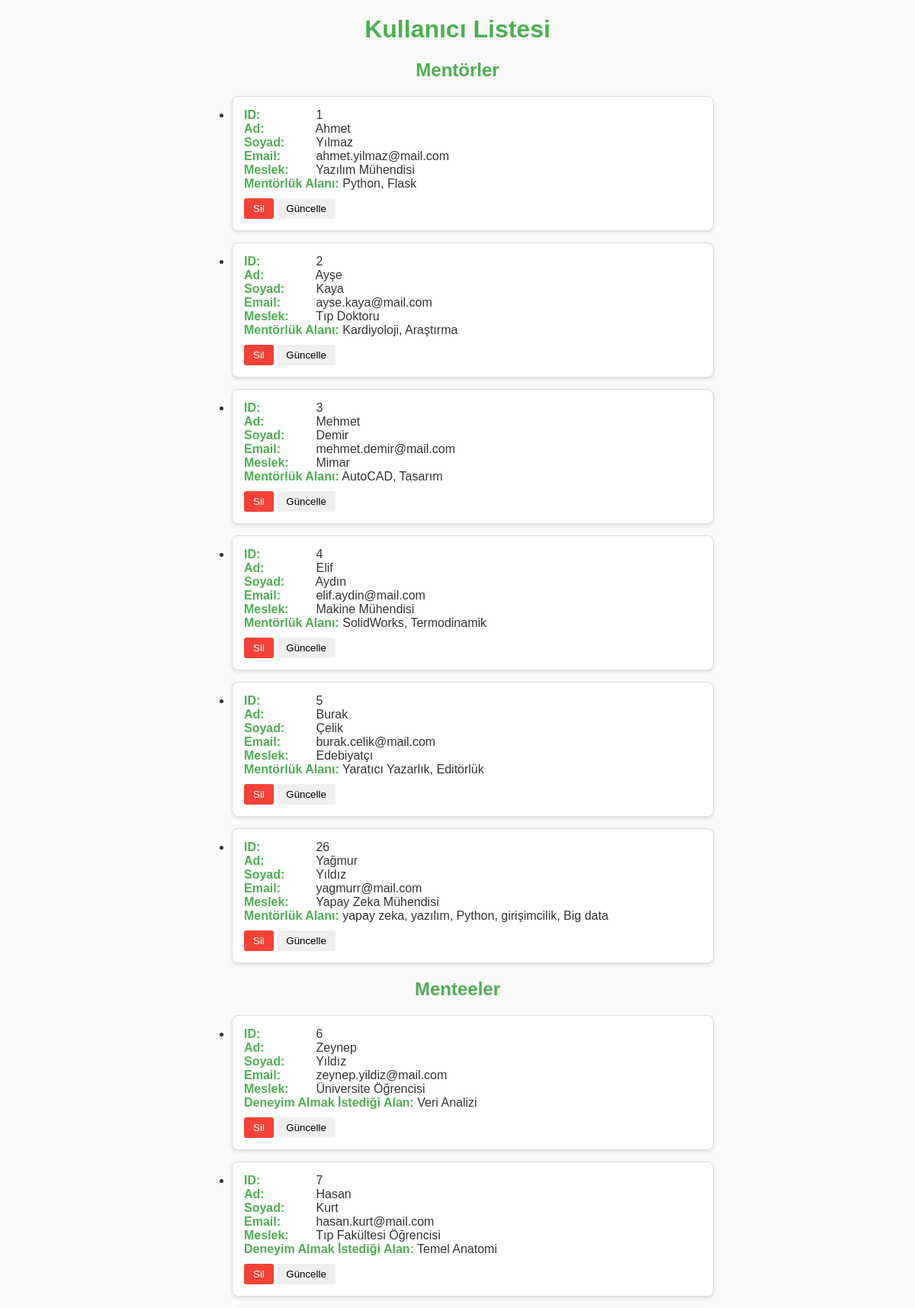
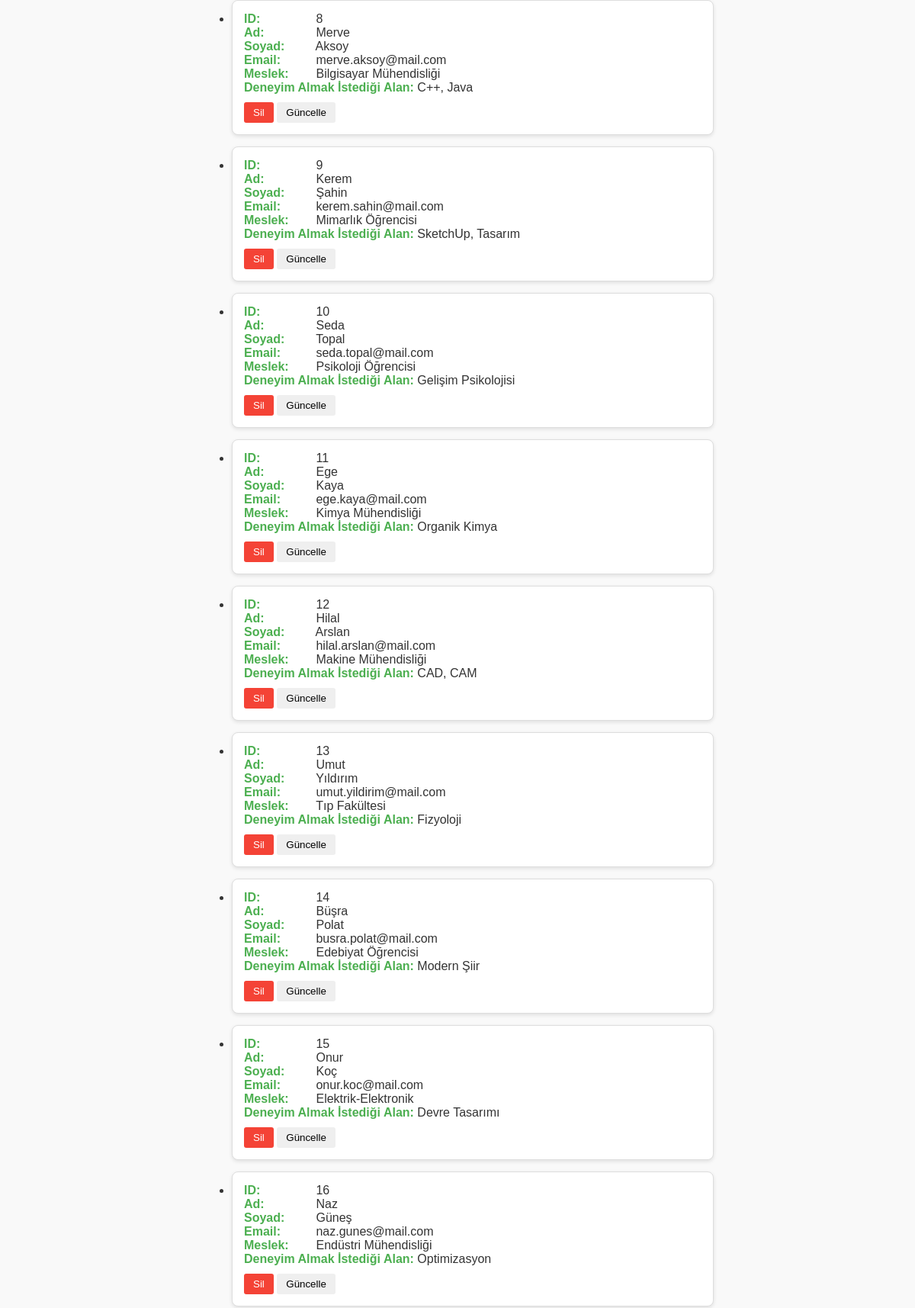
Page /list-users (upper part) on the committed database (2 pictures, top to bottom).
### tables this page shows
CREATE TABLE users (
        id INTEGER PRIMARY KEY AUTOINCREMENT,
        first_name TEXT NOT NULL,
        last_name TEXT NOT NULL,
        email TEXT UNIQUE NOT NULL,
        occupation TEXT NOT NULL,
        skills TEXT NOT NULL,
        role TEXT CHECK(role IN ('mentor', 'mentee')) NOT NULL
    );

### routes.py (the view)
@app.route("/list-users", methods=["GET"])
def list_users_html():
    conn = get_db_connection()
    cursor = conn.cursor()
    cursor.execute("SELECT * FROM users")
    rows = cursor.fetchall()
    conn.close()
    users = [
        {
            'id': row['id'],
            'first_name': row['first_name'],
            'last_name': row['last_name'],
            'email': row['email'],
            'occupation': row['occupation'],
            'skills': row['skills'],
            'role': row['role']
        } for row in rows
    ]
    return render_template("list_users.html", users=users)

### database.py (called while the page is built)
def get_db_connection():
    conn = sqlite3.connect('mentorship.db', check_same_thread=False, timeout=10)
    conn.row_factory = sqlite3.Row
    conn.execute("PRAGMA busy_timeout = 5000")
    return conn

### templates/list_users.html (shortened to what this page needs)
<!DOCTYPE html>
<html lang="tr">
<head>
    <link rel="stylesheet" href="/static/style.css">
</head>
<body>
    <h1>Kullanıcı Listesi</h1>
    <h2>Mentörler</h2>
    {% if users|selectattr('role', 'equalto', 'mentor')|list %}
    <ul>
        {% for user in users if user.role == 'mentor' %}
        <li class="user-card">
            <strong>ID:</strong> {{ user.id }}<br>
            <strong>Ad:</strong> {{ user.first_name }}<br>
            <strong>Soyad:</strong> {{ user.last_name }}<br>
            <strong>Email:</strong> {{ user.email }}<br>
            <strong>Meslek:</strong> {{ user.occupation }}<br>
            <strong>Mentörlük Alanı:</strong> {{ user.skills }}<br>
            <button onclick="deleteUser({{ user.id }})">Sil</button>
            <a href="/edit-user/{{ user.id }}"><button>Güncelle</button></a>
        </li>
        {% endfor %}
    </ul>
    {% else %}
    <p>Henüz kayıtlı mentör bulunmamaktadır.</p>
    {% endif %}
    <h2>Menteeler</h2>
    {% if users|selectattr('role', 'equalto', 'mentee')|list %}
    <ul>
        {% for user in users if user.role == 'mentee' %}
        <li class="user-card">
            <strong>ID:</strong> {{ user.id }}<br>
            <strong>Ad:</strong> {{ user.first_name }}<br>
            <strong>Soyad:</strong> {{ user.last_name }}<br>
            <strong>Email:</strong> {{ user.email }}<br>
            <strong>Meslek:</strong> {{ user.occupation }}<br>
            <strong>Deneyim Almak İstediği Alan:</strong> {{ user.skills }}<br>
            <button onclick="deleteUser({{ user.id }})">Sil</button>
            <a href="/edit-user/{{ user.id }}"><button>Güncelle</button></a>
        </li>
        {% endfor %}
    </ul>
    {% else %}
    <p>Henüz kayıtlı mentee bulunmamaktadır.</p>
    {% endif %}
</body>
</html>

### static/style.css (style rules this page uses)
body { font-family: Arial, sans-serif; margin: 0; padding: 0; background-color: #f9f9f9; color: #333; }
h1, h2 { color: #4CAF50; text-align: center; margin-top: 20px; }
a { color: #4CAF50; text-decoration: none; }
.user-card { border: 1px solid #ddd; border-radius: 8px; margin: 15px auto; padding: 15px; background-color: #fff; box-shadow: 0 2px 5px rgba(0,0,0,0.1); max-width: 600px; }
.user-card strong { display: inline-block; min-width: 90px; color: #4CAF50; }
.user-card button { margin-top: 10px; padding: 6px 12px; border: none; border-radius: 3px; cursor: pointer; }
button[onclick^="deleteUser"] { background-color: #f44336; color: white; }

### rows in the picture
users: id "1", first_name "Ahmet", last_name "Yılmaz", email "ahmet.yilmaz@mail.com", occupation "Yazılım Mühendisi", skills "Python, Flask"
users: id "2", first_name "Ayşe", last_name "Kaya", email "ayse.kaya@mail.com", occupation "Tıp Doktoru", skills "Kardiyoloji, Araştırma"
users: id "3", first_name "Mehmet", last_name "Demir", email "mehmet.demir@mail.com", occupation "Mimar", skills "AutoCAD, Tasarım"
users: id "4", first_name "Elif", last_name "Aydın", email "elif.aydin@mail.com", occupation "Makine Mühendisi", skills "SolidWorks, Termodinamik"
users: id "5", first_name "Burak", last_name "Çelik", email "burak.celik@mail.com", occupation "Edebiyatçı", skills "Yaratıcı Yazarlık, Editörlük"
users: id "26", first_name "Yağmur", last_name "Yıldız", email "yagmurr@mail.com", occupation "Yapay Zeka Mühendisi", skills "yapay zeka, yazılım, Python, girişimcilik, Big data"
users: id "6", first_name "Zeynep", last_name "Yıldız", email "zeynep.yildiz@mail.com", occupation "Üniversite Öğrencisi", skills "Veri Analizi"
users: id "7", first_name "Hasan", last_name "Kurt", email "hasan.kurt@mail.com", occupation "Tıp Fakültesi Öğrencisi", skills "Temel Anatomi"
users: id "8", first_name "Merve", last_name "Aksoy", email "merve.aksoy@mail.com", occupation "Bilgisayar Mühendisliği", skills "C++, Java"
users: id "9", first_name "Kerem", last_name "Şahin", email "kerem.sahin@mail.com", occupation "Mimarlık Öğrencisi", skills "SketchUp, Tasarım"
users: id "10", first_name "Seda", last_name "Topal", email "seda.topal@mail.com", occupation "Psikoloji Öğrencisi", skills "Gelişim Psikolojisi"
users: id "11", first_name "Ege", last_name "Kaya", email "ege.kaya@mail.com", occupation "Kimya Mühendisliği", skills "Organik Kimya"
users: id "12", first_name "Hilal", last_name "Arslan", email "hilal.arslan@mail.com", occupation "Makine Mühendisliği", skills "CAD, CAM"
users: id "13", first_name "Umut", last_name "Yıldırım", email "umut.yildirim@mail.com", occupation "Tıp Fakültesi", skills "Fizyoloji"
users: id "14", first_name "Büşra", last_name "Polat", email "busra.polat@mail.com", occupation "Edebiyat Öğrencisi", skills "Modern Şiir"
users: id "15", first_name "Onur", last_name "Koç", email "onur.koc@mail.com", occupation "Elektrik-Elektronik", skills "Devre Tasarımı"
users: id "16", first_name "Naz", last_name "Güneş", email "naz.gunes@mail.com", occupation "Endüstri Mühendisliği", skills "Optimizasyon"
